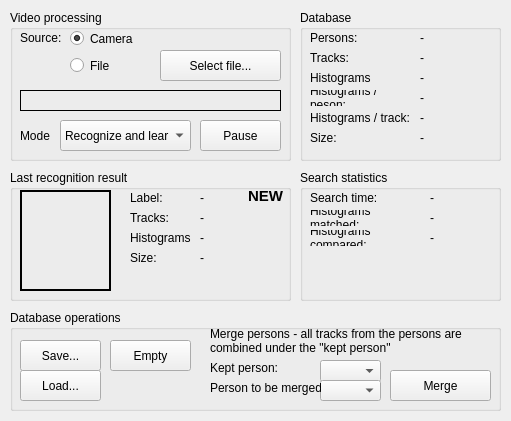
<?xml version="1.0" encoding="UTF-8"?>
<ui version="4.0">
 <class>MainWindow</class>
 <widget class="QMainWindow" name="MainWindow">
  <property name="geometry">
   <rect>
    <x>0</x>
    <y>0</y>
    <width>511</width>
    <height>421</height>
   </rect>
  </property>
  <property name="windowTitle">
   <string>MainWindow</string>
  </property>
  <widget class="QWidget" name="centralWidget">
   <widget class="QGroupBox" name="groupBox">
    <property name="geometry">
     <rect>
      <x>300</x>
      <y>10</y>
      <width>201</width>
      <height>151</height>
     </rect>
    </property>
    <property name="title">
     <string>Database</string>
    </property>
    <widget class="QLabel" name="label">
     <property name="geometry">
      <rect>
       <x>10</x>
       <y>20</y>
       <width>61</width>
       <height>16</height>
      </rect>
     </property>
     <property name="text">
      <string>Persons:</string>
     </property>
    </widget>
    <widget class="QLabel" name="label_2">
     <property name="geometry">
      <rect>
       <x>10</x>
       <y>40</y>
       <width>61</width>
       <height>16</height>
      </rect>
     </property>
     <property name="text">
      <string>Tracks:</string>
     </property>
    </widget>
    <widget class="QLabel" name="label_3">
     <property name="geometry">
      <rect>
       <x>10</x>
       <y>60</y>
       <width>61</width>
       <height>16</height>
      </rect>
     </property>
     <property name="text">
      <string>Histograms:</string>
     </property>
    </widget>
    <widget class="QLabel" name="label_4">
     <property name="geometry">
      <rect>
       <x>10</x>
       <y>120</y>
       <width>61</width>
       <height>16</height>
      </rect>
     </property>
     <property name="text">
      <string>Size:</string>
     </property>
    </widget>
    <widget class="QLabel" name="databaseHistogramCount">
     <property name="geometry">
      <rect>
       <x>120</x>
       <y>60</y>
       <width>61</width>
       <height>16</height>
      </rect>
     </property>
     <property name="text">
      <string>-</string>
     </property>
    </widget>
    <widget class="QLabel" name="databaseTrackCount">
     <property name="geometry">
      <rect>
       <x>120</x>
       <y>40</y>
       <width>61</width>
       <height>16</height>
      </rect>
     </property>
     <property name="text">
      <string>-</string>
     </property>
    </widget>
    <widget class="QLabel" name="databasePersonCount">
     <property name="geometry">
      <rect>
       <x>120</x>
       <y>20</y>
       <width>61</width>
       <height>16</height>
      </rect>
     </property>
     <property name="text">
      <string>-</string>
     </property>
    </widget>
    <widget class="QLabel" name="databaseSize">
     <property name="geometry">
      <rect>
       <x>120</x>
       <y>120</y>
       <width>71</width>
       <height>16</height>
      </rect>
     </property>
     <property name="text">
      <string>-</string>
     </property>
    </widget>
    <widget class="QLabel" name="label_12">
     <property name="geometry">
      <rect>
       <x>10</x>
       <y>100</y>
       <width>101</width>
       <height>16</height>
      </rect>
     </property>
     <property name="text">
      <string>Histograms / track:</string>
     </property>
     <property name="wordWrap">
      <bool>true</bool>
     </property>
    </widget>
    <widget class="QLabel" name="databaseAvgHistogramsPerTrack">
     <property name="geometry">
      <rect>
       <x>120</x>
       <y>100</y>
       <width>71</width>
       <height>16</height>
      </rect>
     </property>
     <property name="text">
      <string>-</string>
     </property>
    </widget>
    <widget class="QLabel" name="label_15">
     <property name="geometry">
      <rect>
       <x>10</x>
       <y>80</y>
       <width>101</width>
       <height>16</height>
      </rect>
     </property>
     <property name="text">
      <string>Histograms / peson:</string>
     </property>
     <property name="wordWrap">
      <bool>true</bool>
     </property>
    </widget>
    <widget class="QLabel" name="databaseAvgHistogramsPerPerson">
     <property name="geometry">
      <rect>
       <x>120</x>
       <y>80</y>
       <width>71</width>
       <height>16</height>
      </rect>
     </property>
     <property name="text">
      <string>-</string>
     </property>
    </widget>
   </widget>
   <widget class="QGroupBox" name="groupBox_2">
    <property name="geometry">
     <rect>
      <x>10</x>
      <y>170</y>
      <width>281</width>
      <height>131</height>
     </rect>
    </property>
    <property name="title">
     <string>Last recognition result</string>
    </property>
    <widget class="QLabel" name="personImage">
     <property name="geometry">
      <rect>
       <x>10</x>
       <y>20</y>
       <width>91</width>
       <height>101</height>
      </rect>
     </property>
     <property name="frameShape">
      <enum>QFrame::WinPanel</enum>
     </property>
     <property name="frameShadow">
      <enum>QFrame::Plain</enum>
     </property>
     <property name="text">
      <string/>
     </property>
     <property name="scaledContents">
      <bool>true</bool>
     </property>
     <property name="alignment">
      <set>Qt::AlignCenter</set>
     </property>
    </widget>
    <widget class="QLabel" name="label_6">
     <property name="geometry">
      <rect>
       <x>120</x>
       <y>20</y>
       <width>61</width>
       <height>16</height>
      </rect>
     </property>
     <property name="text">
      <string>Label:</string>
     </property>
    </widget>
    <widget class="QLabel" name="label_7">
     <property name="geometry">
      <rect>
       <x>120</x>
       <y>40</y>
       <width>61</width>
       <height>16</height>
      </rect>
     </property>
     <property name="text">
      <string>Tracks:</string>
     </property>
    </widget>
    <widget class="QLabel" name="label_8">
     <property name="geometry">
      <rect>
       <x>120</x>
       <y>60</y>
       <width>61</width>
       <height>16</height>
      </rect>
     </property>
     <property name="text">
      <string>Histograms:</string>
     </property>
    </widget>
    <widget class="QLabel" name="personId">
     <property name="geometry">
      <rect>
       <x>190</x>
       <y>20</y>
       <width>41</width>
       <height>16</height>
      </rect>
     </property>
     <property name="text">
      <string>-</string>
     </property>
    </widget>
    <widget class="QLabel" name="personTrackCount">
     <property name="geometry">
      <rect>
       <x>190</x>
       <y>40</y>
       <width>81</width>
       <height>16</height>
      </rect>
     </property>
     <property name="text">
      <string>-</string>
     </property>
    </widget>
    <widget class="QLabel" name="personHistogramCount">
     <property name="geometry">
      <rect>
       <x>190</x>
       <y>60</y>
       <width>81</width>
       <height>16</height>
      </rect>
     </property>
     <property name="text">
      <string>-</string>
     </property>
    </widget>
    <widget class="QLabel" name="label_10">
     <property name="geometry">
      <rect>
       <x>120</x>
       <y>80</y>
       <width>61</width>
       <height>16</height>
      </rect>
     </property>
     <property name="text">
      <string>Size:</string>
     </property>
    </widget>
    <widget class="QLabel" name="personSize">
     <property name="geometry">
      <rect>
       <x>190</x>
       <y>80</y>
       <width>81</width>
       <height>16</height>
      </rect>
     </property>
     <property name="text">
      <string>-</string>
     </property>
    </widget>
    <widget class="QLabel" name="personNew">
     <property name="enabled">
      <bool>true</bool>
     </property>
     <property name="geometry">
      <rect>
       <x>230</x>
       <y>10</y>
       <width>51</width>
       <height>31</height>
      </rect>
     </property>
     <property name="font">
      <font>
       <pointsize>11</pointsize>
       <weight>75</weight>
       <italic>false</italic>
       <bold>true</bold>
       <underline>false</underline>
       <stylestrategy>PreferDefault</stylestrategy>
       <kerning>true</kerning>
      </font>
     </property>
     <property name="text">
      <string>NEW</string>
     </property>
     <property name="alignment">
      <set>Qt::AlignCenter</set>
     </property>
    </widget>
   </widget>
   <widget class="QGroupBox" name="groupBox_3">
    <property name="geometry">
     <rect>
      <x>10</x>
      <y>10</y>
      <width>281</width>
      <height>151</height>
     </rect>
    </property>
    <property name="title">
     <string>Video processing</string>
    </property>
    <widget class="QPushButton" name="processingButton">
     <property name="geometry">
      <rect>
       <x>190</x>
       <y>110</y>
       <width>81</width>
       <height>31</height>
      </rect>
     </property>
     <property name="text">
      <string>Pause</string>
     </property>
    </widget>
    <widget class="QLabel" name="label_9">
     <property name="geometry">
      <rect>
       <x>10</x>
       <y>20</y>
       <width>41</width>
       <height>16</height>
      </rect>
     </property>
     <property name="text">
      <string>Source:</string>
     </property>
    </widget>
    <widget class="QLabel" name="sourceFile">
     <property name="geometry">
      <rect>
       <x>10</x>
       <y>80</y>
       <width>261</width>
       <height>21</height>
      </rect>
     </property>
     <property name="frameShape">
      <enum>QFrame::Box</enum>
     </property>
     <property name="text">
      <string/>
     </property>
    </widget>
    <widget class="QRadioButton" name="sourceCameraButton">
     <property name="geometry">
      <rect>
       <x>60</x>
       <y>20</y>
       <width>141</width>
       <height>17</height>
      </rect>
     </property>
     <property name="text">
      <string>Camera</string>
     </property>
     <property name="checked">
      <bool>true</bool>
     </property>
    </widget>
    <widget class="QRadioButton" name="sourceFileButton">
     <property name="geometry">
      <rect>
       <x>60</x>
       <y>40</y>
       <width>51</width>
       <height>31</height>
      </rect>
     </property>
     <property name="text">
      <string>File</string>
     </property>
    </widget>
    <widget class="QPushButton" name="selectFileButton">
     <property name="geometry">
      <rect>
       <x>150</x>
       <y>40</y>
       <width>121</width>
       <height>31</height>
      </rect>
     </property>
     <property name="text">
      <string>Select file...</string>
     </property>
    </widget>
    <widget class="QComboBox" name="comboBox">
     <property name="geometry">
      <rect>
       <x>50</x>
       <y>110</y>
       <width>131</width>
       <height>31</height>
      </rect>
     </property>
     <item>
      <property name="text">
       <string extracomment="Learns new faces and recognizes already learned faces on the fly while processing videos.">Recognize and learn</string>
      </property>
     </item>
     <item>
      <property name="text">
       <string extracomment="Recognizes already learned faces on the fly while processing videos.">Recognize only</string>
      </property>
     </item>
     <item>
      <property name="text">
       <string extracomment="Detected face tracks are not added to the database. Recognition result is shown after all frames of a track are processed (track is lost).">Test mode</string>
      </property>
     </item>
    </widget>
    <widget class="QLabel" name="label_20">
     <property name="geometry">
      <rect>
       <x>10</x>
       <y>110</y>
       <width>31</width>
       <height>31</height>
      </rect>
     </property>
     <property name="text">
      <string>Mode:</string>
     </property>
    </widget>
   </widget>
   <widget class="QGroupBox" name="groupBoxDatabase">
    <property name="enabled">
     <bool>true</bool>
    </property>
    <property name="geometry">
     <rect>
      <x>10</x>
      <y>310</y>
      <width>491</width>
      <height>101</height>
     </rect>
    </property>
    <property name="title">
     <string>Database operations</string>
    </property>
    <widget class="QPushButton" name="saveButton">
     <property name="geometry">
      <rect>
       <x>10</x>
       <y>30</y>
       <width>81</width>
       <height>31</height>
      </rect>
     </property>
     <property name="text">
      <string>Save...</string>
     </property>
    </widget>
    <widget class="QPushButton" name="loadButton">
     <property name="geometry">
      <rect>
       <x>10</x>
       <y>60</y>
       <width>81</width>
       <height>31</height>
      </rect>
     </property>
     <property name="text">
      <string>Load...</string>
     </property>
    </widget>
    <widget class="QPushButton" name="emptyButton">
     <property name="geometry">
      <rect>
       <x>100</x>
       <y>30</y>
       <width>81</width>
       <height>31</height>
      </rect>
     </property>
     <property name="text">
      <string>Empty</string>
     </property>
    </widget>
    <widget class="QPushButton" name="mergeButton">
     <property name="geometry">
      <rect>
       <x>380</x>
       <y>60</y>
       <width>101</width>
       <height>31</height>
      </rect>
     </property>
     <property name="text">
      <string>Merge</string>
     </property>
    </widget>
    <widget class="QLabel" name="label_17">
     <property name="geometry">
      <rect>
       <x>200</x>
       <y>10</y>
       <width>281</width>
       <height>41</height>
      </rect>
     </property>
     <property name="text">
      <string>Merge persons - all tracks from the persons are combined under the &quot;kept person&quot;</string>
     </property>
     <property name="wordWrap">
      <bool>true</bool>
     </property>
    </widget>
    <widget class="QComboBox" name="comboBoxPersonId1">
     <property name="geometry">
      <rect>
       <x>310</x>
       <y>50</y>
       <width>61</width>
       <height>22</height>
      </rect>
     </property>
    </widget>
    <widget class="QComboBox" name="comboBoxPersonId2">
     <property name="geometry">
      <rect>
       <x>310</x>
       <y>70</y>
       <width>61</width>
       <height>21</height>
      </rect>
     </property>
    </widget>
    <widget class="QLabel" name="label_18">
     <property name="geometry">
      <rect>
       <x>200</x>
       <y>70</y>
       <width>111</width>
       <height>16</height>
      </rect>
     </property>
     <property name="text">
      <string>Person to be merged:</string>
     </property>
    </widget>
    <widget class="QLabel" name="label_19">
     <property name="geometry">
      <rect>
       <x>200</x>
       <y>50</y>
       <width>111</width>
       <height>16</height>
      </rect>
     </property>
     <property name="text">
      <string>Kept person:</string>
     </property>
    </widget>
   </widget>
   <widget class="QGroupBox" name="groupBox_7">
    <property name="geometry">
     <rect>
      <x>300</x>
      <y>170</y>
      <width>201</width>
      <height>131</height>
     </rect>
    </property>
    <property name="title">
     <string>Search statistics</string>
    </property>
    <widget class="QLabel" name="searchTime">
     <property name="geometry">
      <rect>
       <x>130</x>
       <y>20</y>
       <width>61</width>
       <height>16</height>
      </rect>
     </property>
     <property name="text">
      <string>-</string>
     </property>
    </widget>
    <widget class="QLabel" name="label_13">
     <property name="geometry">
      <rect>
       <x>10</x>
       <y>20</y>
       <width>111</width>
       <height>16</height>
      </rect>
     </property>
     <property name="text">
      <string>Search time:</string>
     </property>
    </widget>
    <widget class="QLabel" name="searchHistogramsCompared">
     <property name="geometry">
      <rect>
       <x>130</x>
       <y>60</y>
       <width>61</width>
       <height>16</height>
      </rect>
     </property>
     <property name="text">
      <string>-</string>
     </property>
    </widget>
    <widget class="QLabel" name="label_14">
     <property name="geometry">
      <rect>
       <x>10</x>
       <y>60</y>
       <width>111</width>
       <height>16</height>
      </rect>
     </property>
     <property name="text">
      <string>Histograms compared:</string>
     </property>
     <property name="wordWrap">
      <bool>true</bool>
     </property>
    </widget>
    <widget class="QLabel" name="label_16">
     <property name="geometry">
      <rect>
       <x>10</x>
       <y>40</y>
       <width>111</width>
       <height>16</height>
      </rect>
     </property>
     <property name="text">
      <string>Histograms matched:</string>
     </property>
     <property name="wordWrap">
      <bool>true</bool>
     </property>
    </widget>
    <widget class="QLabel" name="searchHistogramsSearched">
     <property name="geometry">
      <rect>
       <x>130</x>
       <y>40</y>
       <width>61</width>
       <height>16</height>
      </rect>
     </property>
     <property name="text">
      <string>-</string>
     </property>
    </widget>
   </widget>
  </widget>
 </widget>
 <layoutdefault spacing="6" margin="11"/>
 <resources/>
 <connections/>
</ui>
